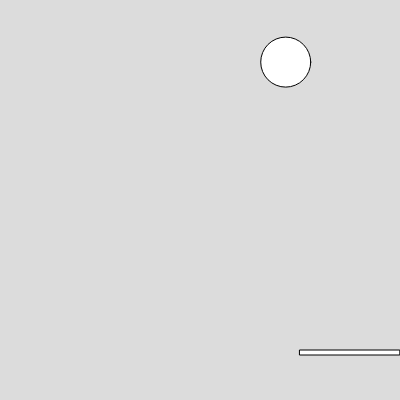
Frame 1 (no input)
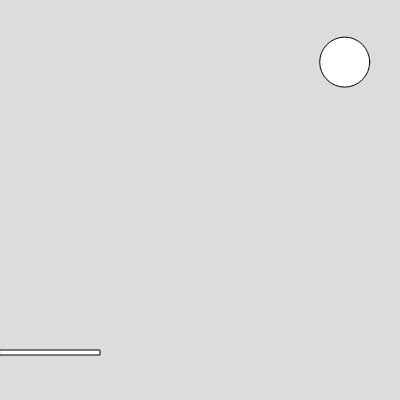
Frame 60 (no input)
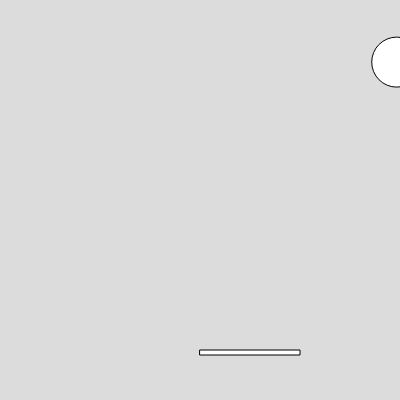
Frame 120 (the mouse pressed at the canvas centre since frame 60)

The p5.js sketch that drew these frames (run headless with seeded random() and noise() and a simulated clock; from frame 60 on, the mouse is pressed at the canvas centre):

// p5.js sketch
// ── sketch.js
var player ={
  x : 0,
  y : 0,
  vx : 0,
  vy : 0
}
var enemy ={
  x : 0,
  y : 0,
  vx : 0,
  vy : 0
}
function setup() {
  createCanvas(400, 400);
  randomizeEnemy();
  randomizePlayer(); 
}

function draw() {
  background(220);
  drawEnemy();
  drawPlayer();
  movePlayer();
  moveEnemy();
  bounceEnemy();
}
function randomizeEnemy(){
  enemy.x = random(0,width)
  enemy.y = random(0,300)
  enemy.vx = +1
}
function drawEnemy(){
  circle(enemy.x, enemy.y, 50)
}
function randomizePlayer(){
  player.x = random(0,width)
  player.y = 350
}
function drawPlayer(){
  rect(player.x, player.y,100,5)
}
function movePlayer(){
  player.x = mouseX;
}
function moveEnemy(){
  enemy.x = enemy.x + enemy.vx
}
function bounceEnemy(){
    if(enemy.x > width || enemy.x < 0){
    enemy.vx = -enemy.vx;
  
  }
}
